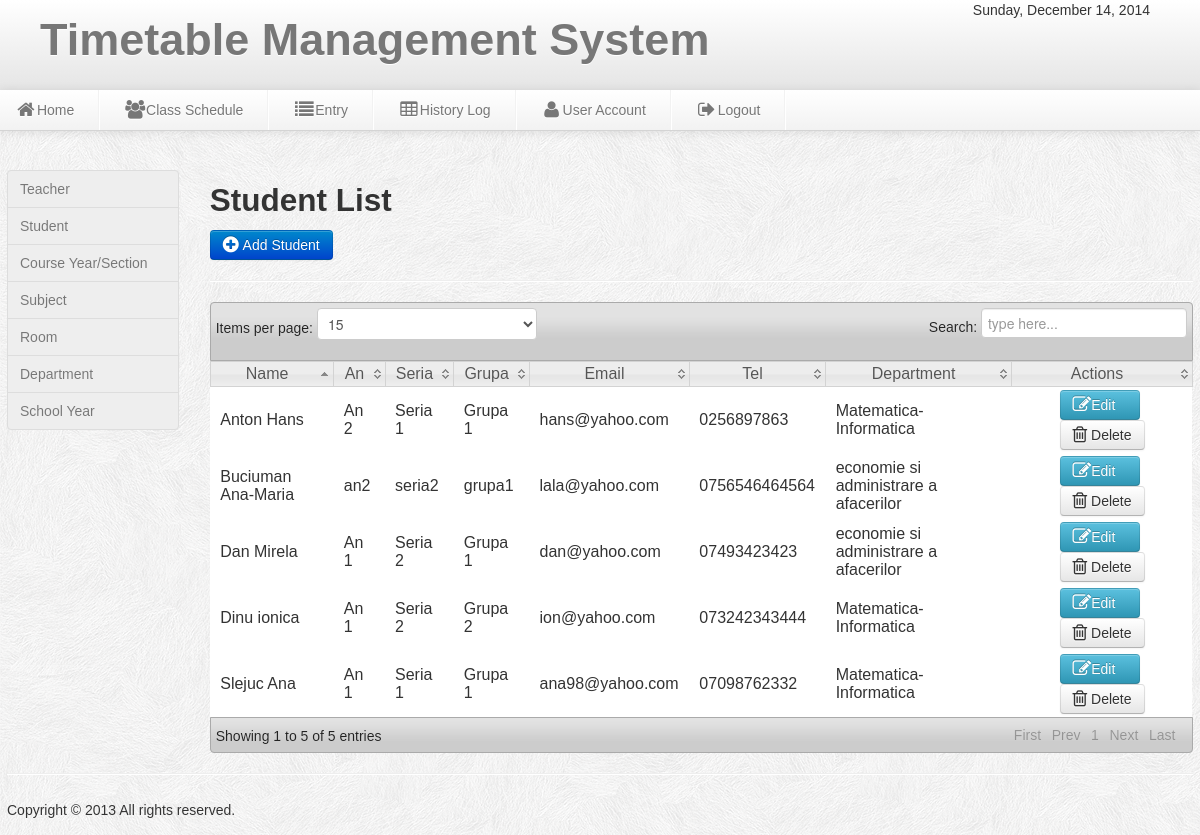
The page /admin/student.php on the database its author committed.
### tables this page shows
CREATE TABLE IF NOT EXISTS `student` (
`id_stud` int(11) NOT NULL,
  `stud_name` varchar(50) NOT NULL,
  `stud_an` varchar(50) NOT NULL,
  `stud_serie` varchar(10) NOT NULL,
  `stud_grup` varchar(10) NOT NULL,
  `stud_mail` varchar(50) NOT NULL,
  `stud_tel` varchar(20) NOT NULL,
  `department` varchar(50) NOT NULL
);

### admin/student.php (the view, shortened to what this page needs)
<?php include('header.php'); include('dbcon.php');?>
<body>
<?php include('nav-top1.php'); ?>
<div class="wrapper">
<div class="row-fluid">
<div class="span2">
<?php include('left_nav.php'); ?>
</div>
<div class="span10">
<h2>Student List</h2>
	<a class="btn btn-primary"  href="add_student.php">  <i class="icon-plus-sign icon-large"></i>&nbsp;Add Student</a>
	<hr>
	<table class="users-table">
<div class="demo_jui">
		<table cellpadding="0" cellspacing="0" border="0" class="display" id="log" class="jtable">
			<thead>
				<tr>
				<th>Name</th>
                <th>An</th>
                <th>Seria</th>
                <th>Grupa</th>
			    <th>Email</th>
				<th>Tel</th>
				<th>Department</th>
				<th>Actions</th>
				</tr>
			</thead>
			<tbody>
<?php $result=mysql_query("select * from student") or die(mysql_error());
while($row=mysql_fetch_array($result)){ $id=$row['id_stud'];
 ?>
<tr class="del<?php echo $id ?>">
	<td><?php echo $row['stud_name']; ?></td>
    <td><?php echo $row['stud_an']; ?></td>
    <td><?php echo $row['stud_serie']; ?></td>
    <td><?php echo $row['stud_grup']; ?></td>
	<td><?php echo $row['stud_mail']; ?></td>
	<td><?php echo $row['stud_tel']; ?></td>
	<td><?php echo $row['department']; ?></td>
	<td align="center" width="160">
	<a class="btn btn-info" href="edit_student.php<?php echo '?id='.$id; ?>"><i class="icon-edit icon-large"></i>Edit &nbsp;&nbsp;</a>&nbsp;
	<a class="btn btn-danger1"  data-toggle="modal" href="#<?php echo $id; ?>">  <i class="icon-trash icon-large"></i>&nbsp;Delete</a>
</td>
	<?php } ?>
	</tr>
			</tbody>
		</table>
</div>
	</div>
<?php include('footer.php');?>
</div>
</body>

### admin/css/style.css (style rules this page uses)
* { margin:0; padding:0; }
body { font-family:"Trebuchet MS", "Myriad Pro", Arial, sans-serif; font-size:14px; background:#f4f4f4 url(../img/subtle_white_feathers.png) repeat top left; color:#333; text-shadow:0px 0px 0px #fff;; }
a { color:#777; }
.wrapper { width:1186px; margin: auto; margin-top:170px; min-height:550px; }

### admin/css/datatable/demo_table_jui.css (style rules this page uses)
table.display thead th { cursor: pointer; padding: 3px 0 3px 10px; }
table.display { border-collapse: collapse; clear: both; margin: 0 auto; width: 100%; }
table.display td { padding: 3px 10px; }
tr.odd { background-color: #fff; }
tr.even { background-color: #fff; }
tr.odd td.sorting_1 { background-color: #fff; }
tr.even td.sorting_1 { background-color: #fff; }

### rows shown on the page
student: stud_name "Buciuman Ana-Maria", stud_an "an2", stud_serie "seria2", stud_grup "grupa1", stud_mail "lala@yahoo.com", stud_tel "0756546464564", department "economie si administrare a afacerilor"
student: stud_name "Slejuc Ana", stud_an "An 1", stud_serie "Seria 1", stud_grup "Grupa 1", stud_mail "ana98@yahoo.com", stud_tel "07098762332", department "Matematica-Informatica"
student: stud_name "Dinu ionica", stud_an "An 1", stud_serie "Seria 2", stud_grup "Grupa 2", stud_mail "ion@yahoo.com", stud_tel "073242343444", department "Matematica-Informatica"
student: stud_name "Anton Hans", stud_an "An 2", stud_serie "Seria 1", stud_grup "Grupa 1", stud_mail "hans@yahoo.com", stud_tel "0256897863", department "Matematica-Informatica"
student: stud_name "Dan Mirela", stud_an "An 1", stud_serie "Seria 2", stud_grup "Grupa 1", stud_mail "dan@yahoo.com", stud_tel "07493423423", department "economie si administrare a afacerilor"
